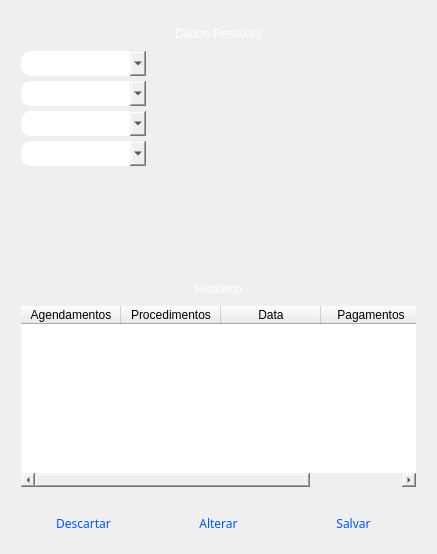
           <widget class="QWidget" name="Tbox_PacientesPage1">
            <layout class="QHBoxLayout" name="horizontalLayout_9">
             <item>
              <widget class="QFrame" name="Frame_Dados_Pessoais_">
               <property name="sizePolicy">
                <sizepolicy hsizetype="Expanding" vsizetype="Preferred">
                 <horstretch>0</horstretch>
                 <verstretch>0</verstretch>
                </sizepolicy>
               </property>
               <property name="minimumSize">
                <size>
                 <width>415</width>
                 <height>532</height>
                </size>
               </property>
               <property name="maximumSize">
                <size>
                 <width>415</width>
                 <height>532</height>
                </size>
               </property>
               <property name="styleSheet">
                <string notr="true">QLineEdit{
background-color: rgb(255, 255, 255);
font: 8pt &quot;Lucida Calligraphy&quot;;
placeHolder-text-align: Center;
border-radius:10px;
}

QFrame{
border-radius:10px;
background-image: url(:/Backgrounds/Icons/Backgrounds/Sorriso.jpg);
}</string>
               </property>
               <property name="frameShape">
                <enum>QFrame::StyledPanel</enum>
               </property>
               <property name="frameShadow">
                <enum>QFrame::Raised</enum>
               </property>
               <widget class="QWidget" name="GENERO_2" native="true">
                <property name="geometry">
                 <rect>
                  <x>5</x>
                  <y>330</y>
                  <width>0</width>
                  <height>157</height>
                 </rect>
                </property>
                <property name="styleSheet">
                 <string notr="true">border-radius:10px;</string>
                </property>
                <widget class="QCheckBox" name="BT_sexo_Fem_2">
                 <property name="enabled">
                  <bool>true</bool>
                 </property>
                 <property name="geometry">
                  <rect>
                   <x>5</x>
                   <y>35</y>
                   <width>80</width>
                   <height>25</height>
                  </rect>
                 </property>
                 <property name="font">
                  <font>
                   <family>Verdana</family>
                  </font>
                 </property>
                 <property name="text">
                  <string>Feminino</string>
                 </property>
                </widget>
                <widget class="QCheckBox" name="BT_sexo_Outros_2">
                 <property name="enabled">
                  <bool>true</bool>
                 </property>
                 <property name="geometry">
                  <rect>
                   <x>5</x>
                   <y>95</y>
                   <width>80</width>
                   <height>25</height>
                  </rect>
                 </property>
                 <property name="font">
                  <font>
                   <family>Verdana</family>
                  </font>
                 </property>
                 <property name="text">
                  <string>Outros</string>
                 </property>
                </widget>
                <widget class="QCheckBox" name="BT_sexo_Masc_2">
                 <property name="geometry">
                  <rect>
                   <x>5</x>
                   <y>65</y>
                   <width>80</width>
                   <height>25</height>
                  </rect>
                 </property>
                 <property name="font">
                  <font>
                   <family>Verdana</family>
                  </font>
                 </property>
                 <property name="text">
                  <string>Masculino</string>
                 </property>
                </widget>
                <widget class="QLabel" name="label_9">
                 <property name="geometry">
                  <rect>
                   <x>5</x>
                   <y>5</y>
                   <width>80</width>
                   <height>25</height>
                  </rect>
                 </property>
                 <property name="styleSheet">
                  <string notr="true">border-color: rgb(255, 255, 255);
color: rgb(255, 255, 255);
font: 10pt &quot;Lucida Calligraphy&quot;;
</string>
                 </property>
                 <property name="text">
                  <string>Gênero </string>
                 </property>
                 <property name="alignment">
                  <set>Qt::AlignCenter</set>
                 </property>
                </widget>
                <widget class="QCheckBox" name="BT_sexo_Ocultar_2">
                 <property name="geometry">
                  <rect>
                   <x>5</x>
                   <y>125</y>
                   <width>80</width>
                   <height>25</height>
                  </rect>
                 </property>
                 <property name="font">
                  <font>
                   <family>Verdana</family>
                  </font>
                 </property>
                 <property name="text">
                  <string>N/A</string>
                 </property>
                </widget>
               </widget>
               <widget class="QWidget" name="widget_11" native="true">
                <property name="geometry">
                 <rect>
                  <x>5</x>
                  <y>5</y>
                  <width>405</width>
                  <height>481</height>
                 </rect>
                </property>
                <property name="styleSheet">
                 <string notr="true">border-radius:10px;</string>
                </property>
                <widget class="QLabel" name="label_10">
                 <property name="geometry">
                  <rect>
                   <x>5</x>
                   <y>5</y>
                   <width>395</width>
                   <height>25</height>
                  </rect>
                 </property>
                 <property name="styleSheet">
                  <string notr="true">border-color: rgb(255, 255, 255);
color: rgb(255, 255, 255);
font: 10pt &quot;Lucida Calligraphy&quot;;
</string>
                 </property>
                 <property name="text">
                  <string>Dados Pessoais</string>
                 </property>
                 <property name="alignment">
                  <set>Qt::AlignCenter</set>
                 </property>
                </widget>
                <widget class="QLabel" name="label_12">
                 <property name="geometry">
                  <rect>
                   <x>5</x>
                   <y>260</y>
                   <width>395</width>
                   <height>25</height>
                  </rect>
                 </property>
                 <property name="styleSheet">
                  <string notr="true">border-color: rgb(255, 255, 255);
color: rgb(255, 255, 255);
font: 10pt &quot;Lucida Calligraphy&quot;;
</string>
                 </property>
                 <property name="text">
                  <string>Histórico</string>
                 </property>
                 <property name="alignment">
                  <set>Qt::AlignCenter</set>
                 </property>
                </widget>
                <widget class="QComboBox" name="comboBox">
                 <property name="geometry">
                  <rect>
                   <x>5</x>
                   <y>35</y>
                   <width>125</width>
                   <height>25</height>
                  </rect>
                 </property>
                 <property name="placeholderText">
                  <string>Nome</string>
                 </property>
                </widget>
                <widget class="QComboBox" name="comboBox_2">
                 <property name="geometry">
                  <rect>
                   <x>5</x>
                   <y>95</y>
                   <width>125</width>
                   <height>25</height>
                  </rect>
                 </property>
                 <property name="placeholderText">
                  <string>Próxima Consulta</string>
                 </property>
                </widget>
                <widget class="QComboBox" name="comboBox_3">
                 <property name="geometry">
                  <rect>
                   <x>5</x>
                   <y>65</y>
                   <width>125</width>
                   <height>25</height>
                  </rect>
                 </property>
                 <property name="placeholderText">
                  <string>Ultima Consulta</string>
                 </property>
                </widget>
                <widget class="QTableWidget" name="tableWidget">
                 <property name="geometry">
                  <rect>
                   <x>5</x>
                   <y>290</y>
                   <width>395</width>
                   <height>181</height>
                  </rect>
                 </property>
                 <column>
                  <property name="text">
                   <string>Agendamentos</string>
                  </property>
                 </column>
                 <column>
                  <property name="text">
                   <string>Procedimentos</string>
                  </property>
                 </column>
                 <column>
                  <property name="text">
                   <string>Data</string>
                  </property>
                 </column>
                 <column>
                  <property name="text">
                   <string>Pagamentos</string>
                  </property>
                 </column>
                </widget>
                <widget class="QComboBox" name="comboBox_4">
                 <property name="geometry">
                  <rect>
                   <x>5</x>
                   <y>125</y>
                   <width>125</width>
                   <height>25</height>
                  </rect>
                 </property>
                 <property name="placeholderText">
                  <string>Procedimentos</string>
                 </property>
                </widget>
               </widget>
               <widget class="QFrame" name="frame_5">
                <property name="geometry">
                 <rect>
                  <x>0</x>
                  <y>492</y>
                  <width>415</width>
                  <height>40</height>
                 </rect>
                </property>
                <property name="maximumSize">
                 <size>
                  <width>415</width>
                  <height>16777215</height>
                 </size>
                </property>
                <property name="styleSheet">
                 <string notr="true">border-radius:10px;</string>
                </property>
                <property name="frameShape">
                 <enum>QFrame::StyledPanel</enum>
                </property>
                <property name="frameShadow">
                 <enum>QFrame::Raised</enum>
                </property>
                <layout class="QHBoxLayout" name="horizontalLayout_45">
                 <property name="spacing">
                  <number>0</number>
                 </property>
                 <property name="leftMargin">
                  <number>0</number>
                 </property>
                 <property name="topMargin">
                  <number>0</number>
                 </property>
                 <property name="rightMargin">
                  <number>0</number>
                 </property>
                 <property name="bottomMargin">
                  <number>0</number>
                 </property>
                 <item>
                  <widget class="QPushButton" name="BT_Descartar_D_P_2">
                   <property name="minimumSize">
                    <size>
                     <width>0</width>
                     <height>20</height>
                    </size>
                   </property>
                   <property name="maximumSize">
                    <size>
                     <width>125</width>
                     <height>16777215</height>
                    </size>
                   </property>
                   <property name="font">
                    <font>
                     <family>Lucida Calligraphy</family>
                     <pointsize>9</pointsize>
                     <italic>false</italic>
                     <bold>false</bold>
                    </font>
                   </property>
                   <property name="cursor">
                    <cursorShape>PointingHandCursor</cursorShape>
                   </property>
                   <property name="styleSheet">
                    <string notr="true">QPushButton{
color: rgb(0, 85, 255);
font: 9pt &quot;Lucida Calligraphy&quot;;
border-radius:10px;
}

QPushButton:hover{
background-image: url(:/Backgrounds/Icons/Backgrounds/Red.jpg);
color:rgb(255,255,255);
border:15px;
border-radius:10px;
}</string>
                   </property>
                   <property name="text">
                    <string>Descartar</string>
                   </property>
                  </widget>
                 </item>
                 <item>
                  <widget class="QPushButton" name="BT_Alterar_D_P_2">
                   <property name="minimumSize">
                    <size>
                     <width>0</width>
                     <height>20</height>
                    </size>
                   </property>
                   <property name="maximumSize">
                    <size>
                     <width>125</width>
                     <height>16777215</height>
                    </size>
                   </property>
                   <property name="font">
                    <font>
                     <family>Lucida Calligraphy</family>
                     <pointsize>9</pointsize>
                     <italic>false</italic>
                     <bold>false</bold>
                    </font>
                   </property>
                   <property name="cursor">
                    <cursorShape>PointingHandCursor</cursorShape>
                   </property>
                   <property name="styleSheet">
                    <string notr="true">QPushButton{
color: rgb(0, 85, 255);
font: 9pt &quot;Lucida Calligraphy&quot;;
border-radius:10px;
}

QPushButton:hover{
background-image: url(:/Backgrounds/Icons/Backgrounds/Yellow.jpg);
color:rgb(255,255,255);
border-radius:10px;
}</string>
                   </property>
                   <property name="text">
                    <string>Alterar</string>
                   </property>
                  </widget>
                 </item>
                 <item>
                  <widget class="QPushButton" name="BT_Salvar_D_P_2">
                   <property name="minimumSize">
                    <size>
                     <width>0</width>
                     <height>20</height>
                    </size>
                   </property>
                   <property name="maximumSize">
                    <size>
                     <width>125</width>
                     <height>16777215</height>
                    </size>
                   </property>
                   <property name="font">
                    <font>
                     <family>Lucida Calligraphy</family>
                     <pointsize>9</pointsize>
                     <italic>false</italic>
                     <bold>false</bold>
                    </font>
                   </property>
                   <property name="cursor">
                    <cursorShape>PointingHandCursor</cursorShape>
                   </property>
                   <property name="styleSheet">
                    <string notr="true">QPushButton{
color: rgb(0, 85, 255);
font: 9pt &quot;Lucida Calligraphy&quot;;
border-radius:10px;
}

QPushButton:hover{
background-image: url(:/Backgrounds/Icons/Backgrounds/Green.jpg);
color:rgb(255,255,255);
border-radius:10px;
}</string>
                   </property>
                   <property name="text">
                    <string>Salvar</string>
                   </property>
                  </widget>
                 </item>
                </layout>
               </widget>
              </widget>
             </item>
            </layout>
           </widget>
